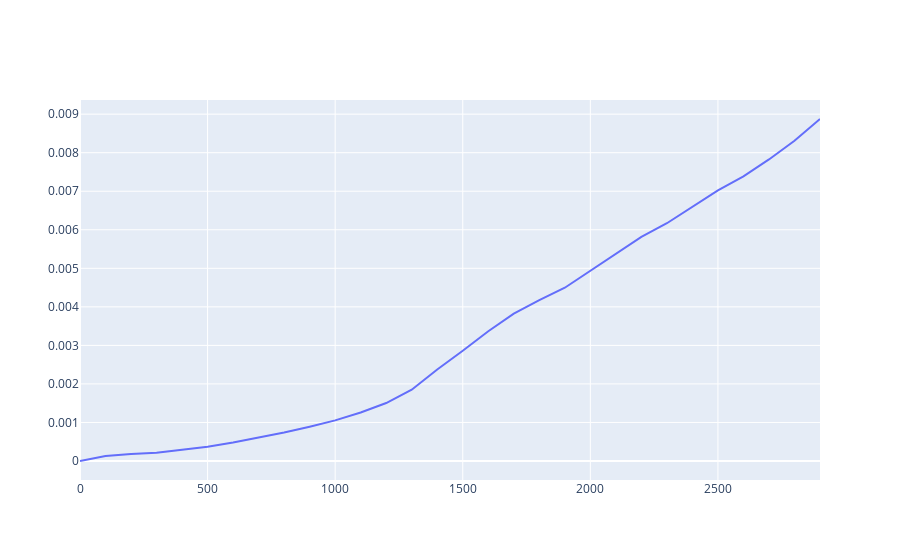

Source (notebook cell):
### Markdown cell above
Здесь нерабочий plotly, ну мб он на паре заработает

### Code cell
t=list(data[0][1].keys())
MSD=list(data[0][1].values())
import plotly as ply
import plotly.graph_objs as go

#timesteps = np.arange(1000, 2101001, step)

fig = go.Figure()

#fig.update_xaxes(range=[0, 200], title="Step")
fig.add_trace(go.Scatter(x=t, y=MSD, name="Ions"))
#fig.add_trace(go.Scatter(x=MSD_e.keys(), y=MSD_e.values(), name="Electrons"))

fig.show()

### Figure 1 — Plotly figure (JSON) as saved in the notebook; plotly's stock layout.template omitted (floating-point values rounded to 4 significant figures)
{"data": [{"name": "Ions", "type": "scatter", "x": [0, 100, 200, 300, 400, 500, 600, 700, 800, 900, 1000, 1100, 1200, 1300, 1400, 1500, 1600, 1700, 1800, 1900, 2000, 2100, 2200, 2300, 2400, 2500, 2600, 2700, 2800, 2900], "y": [0, 0.0001306, 0.0001801, 0.0002164, 0.0002912, 0.0003684, 0.0004813, 0.0006053, 0.000738, 0.0008891, 0.001053, 0.001257, 0.001503, 0.00185, 0.002376, 0.002862, 0.003368, 0.003825, 0.004172, 0.004496, 0.004929, 0.005371, 0.005814, 0.00617, 0.006596, 0.007022, 0.007388, 0.007825, 0.008308, 0.008875]}], "layout": {}}
